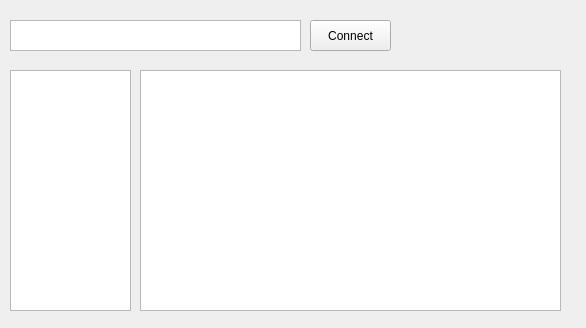
<?xml version="1.0" encoding="UTF-8"?>
<ui version="4.0">
 <class>BoomBoxReceiver</class>
 <widget class="QWidget" name="BoomBoxReceiver">
  <property name="geometry">
   <rect>
    <x>0</x>
    <y>0</y>
    <width>586</width>
    <height>328</height>
   </rect>
  </property>
  <property name="windowTitle">
   <string>BoomBoxReceiver</string>
  </property>
  <widget class="QPlainTextEdit" name="inputPlainText">
   <property name="geometry">
    <rect>
     <x>10</x>
     <y>20</y>
     <width>291</width>
     <height>31</height>
    </rect>
   </property>
   <property name="placeholderText">
    <string/>
   </property>
  </widget>
  <widget class="QPushButton" name="connectButton">
   <property name="geometry">
    <rect>
     <x>310</x>
     <y>20</y>
     <width>81</width>
     <height>31</height>
    </rect>
   </property>
   <property name="text">
    <string>Connect</string>
   </property>
  </widget>
  <widget class="QGraphicsView" name="graphicsView">
   <property name="geometry">
    <rect>
     <x>140</x>
     <y>70</y>
     <width>421</width>
     <height>241</height>
    </rect>
   </property>
  </widget>
  <widget class="QListView" name="visualizationTypelistView">
   <property name="geometry">
    <rect>
     <x>10</x>
     <y>70</y>
     <width>121</width>
     <height>241</height>
    </rect>
   </property>
  </widget>
 </widget>
 <layoutdefault spacing="6" margin="11"/>
 <resources/>
 <connections/>
</ui>
